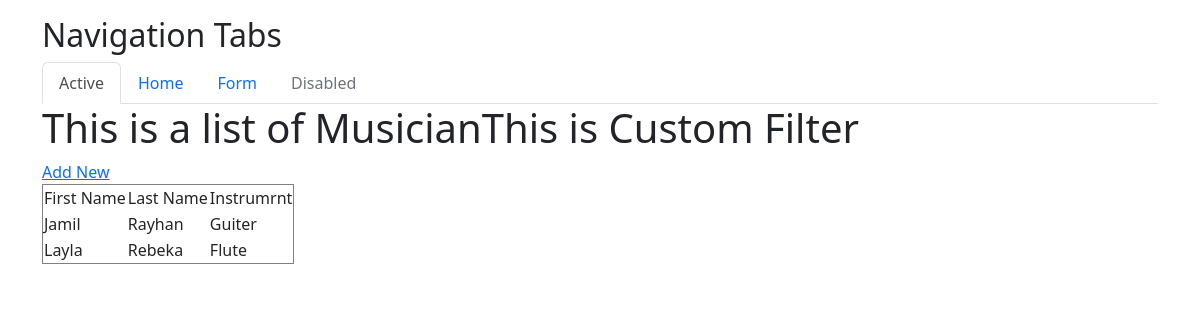
Before: / with the older database file.
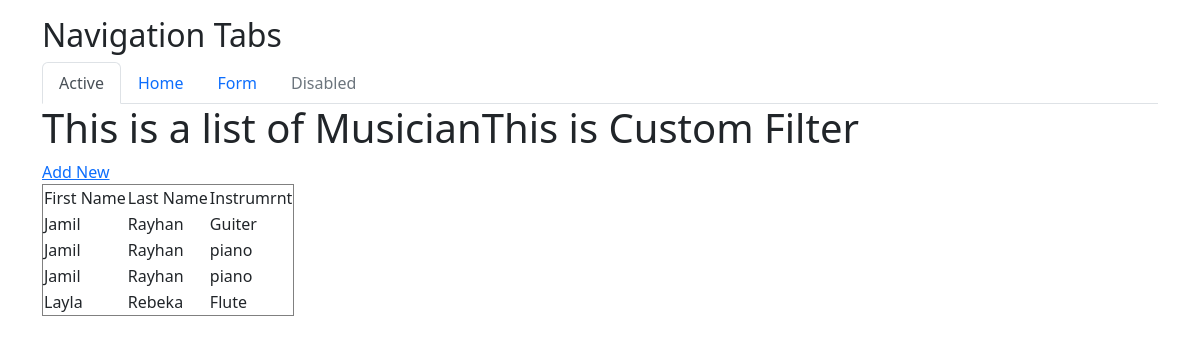
After: the same page with the newer database file.
### playground/models.py (models this page shows, shortened)
class Musician(models.Model):
    first_name=models.CharField(max_length=50)
    last_name=models.CharField(max_length=50)
    instrument = models.CharField(max_length=100)

### playground/views.py (the view)
# urls.py: path('',views.home,name='home'),
def home(request):
    diction= {'St':"I am Sample Text"}
    musician_list = Musician.objects.order_by('first_name')
    diction = {'text_1':'This is a list of Musician', 'musician':musician_list}
    return render(request,'playground/index.html',context=diction)

### playground/templatetags/my_firlters.py (called while the page is built)
def my_filter(value):
    return value + "This is Custom Filter"

### templates/playground/index.html
<!DOCTYPE html>
{% extends 'playground/base.html' %}
{% load my_firlters%}
{% block body_block %}
<h1>{{text_1|custom}}</h1>
<a href='{%url 'first_app:form'%}'>Add New</a>
<table border="1">
    <tr>
        <td>First Name</td>
        <td>Last Name</td>
        <td>Instrumrnt</td>
    </tr>
    {% for row in musician %}
    <tr>
        <td>{{row.first_name}}</td>
        <td>{{row.last_name}}</td>
        <td>{{row.instrument}}</td>
    </tr>
    {% endfor %}
</table>
{% endblock  %}

### templates/playground/base.html (shortened to what this page needs)
<!DOCTYPE html>
<html lang="en">
<head>
  <link href="https://cdn.jsdelivr.net/npm/bootstrap@5.2.3/dist/css/bootstrap.min.css" rel="stylesheet">
</head>
<body>
<div class="container mt-3">
  <h2>Navigation Tabs</h2>
  <ul class="nav nav-tabs">
    <li class="nav-item">
      <a class="nav-link active" href="#">Active</a>
    </li>
    <li class="nav-item">
      <a class="nav-link" href="{%url 'first_app:home'%}">Home</a>
    </li>
    <li class="nav-item">
      <a class="nav-link" href="{%url 'first_app:form'%}">Form</a>
    </li>
    <li class="nav-item">
      <a class="nav-link disabled" href="#">Disabled</a>
    </li>
  </ul>
</div>
<div class="container">
{% block body_block %}
{% endblock %}
</div>
</body>
</html>

Changed rows visible on the page:
added Musician: first_name "Jamil", last_name "Rayhan", instrument "piano"
added Musician: first_name "Jamil", last_name "Rayhan", instrument "piano"
